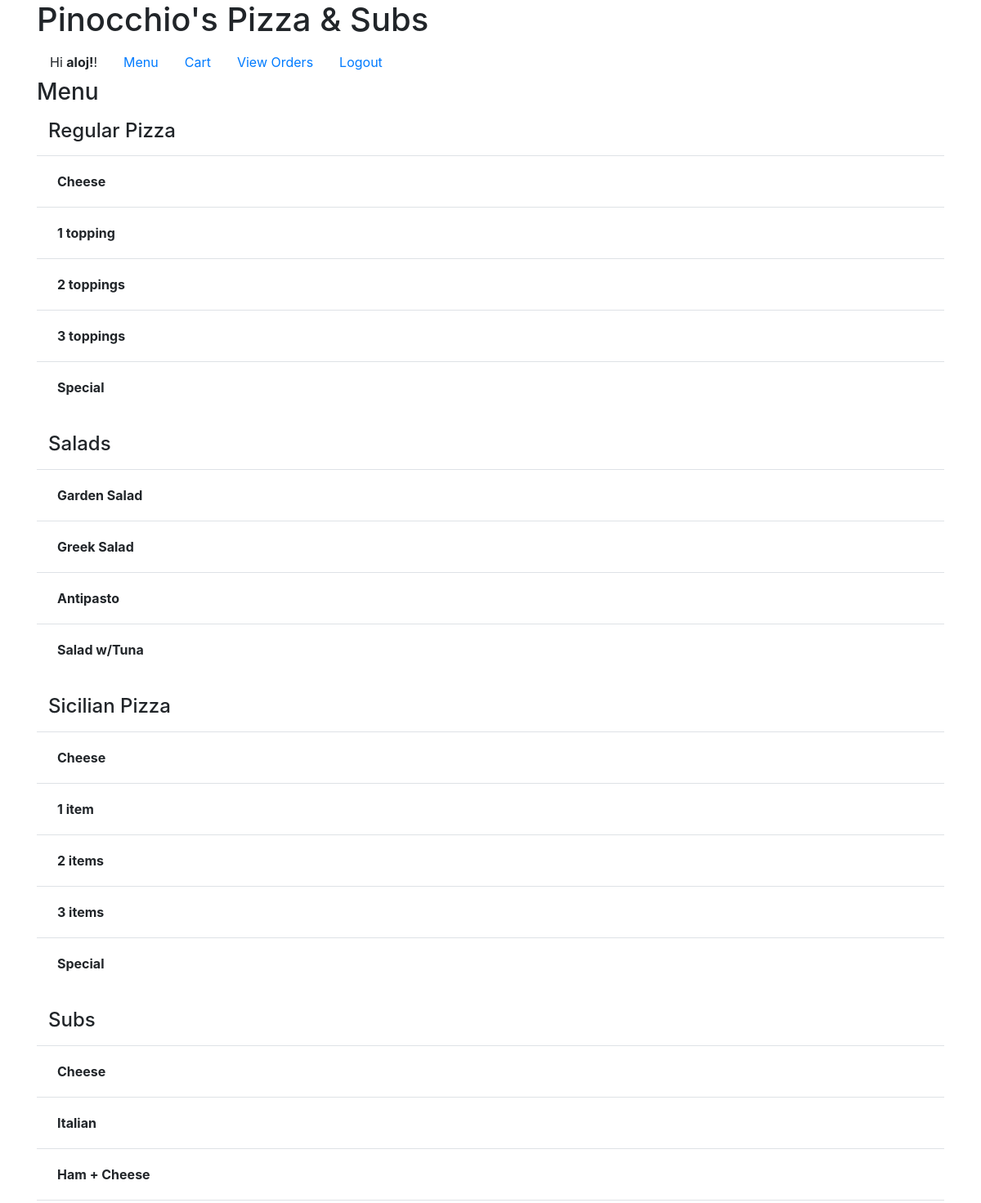
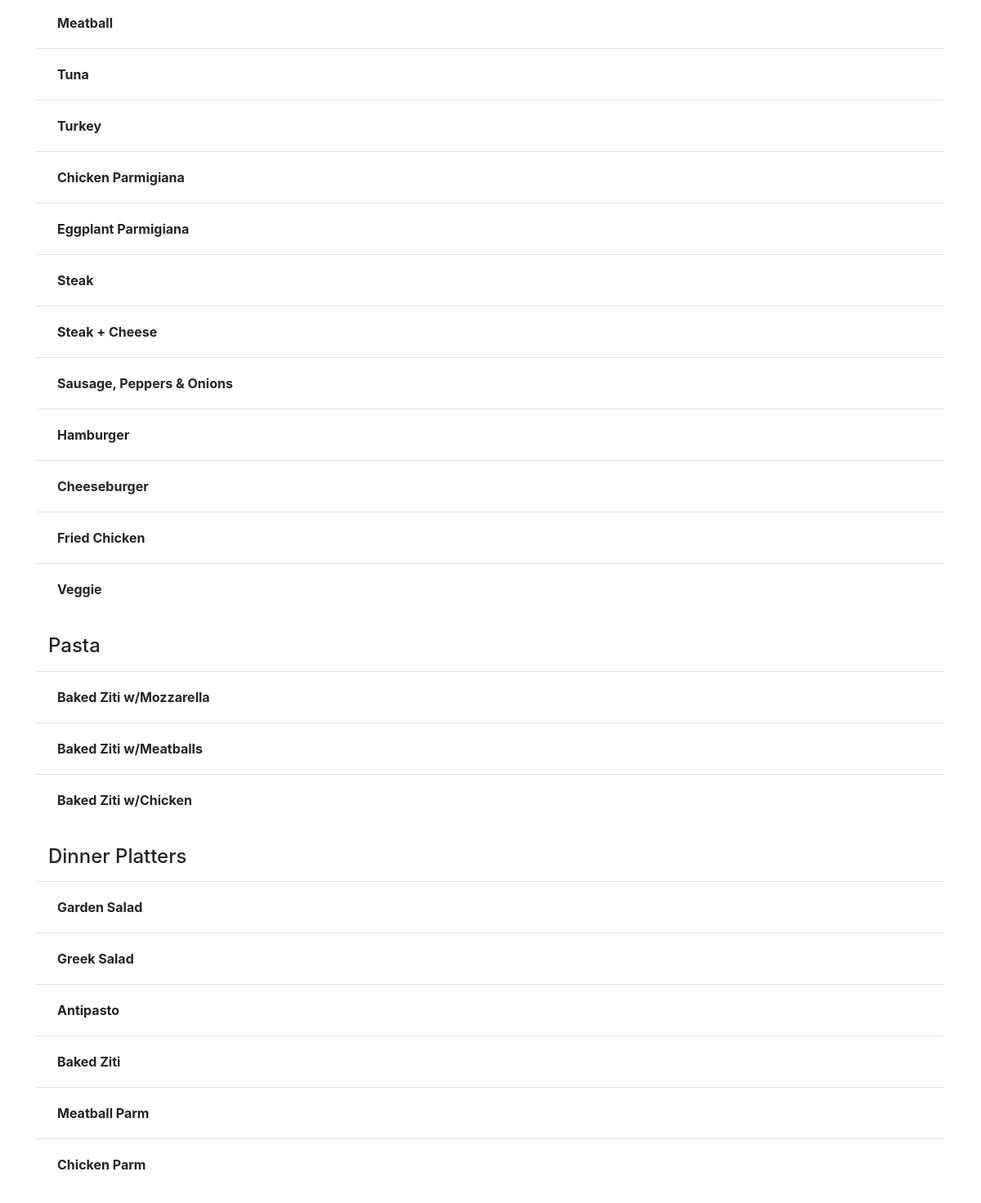
Screenshot of / (signed in) with the database file from the repository (2 pictures, top to bottom).
### orders/models.py (models this page shows, shortened)
class MenuSection(models.Model):
    title = models.CharField(max_length=30)
    global_available_toppings = models.ManyToManyField(Topping, blank=True)
    topping_price_is_included = models.BooleanField("Prices for toppings are included in the price of the dish")
    def __str__(self):
        return self.title

class Dish(models.Model):
    name = models.CharField(max_length=30)
    min_global_toppings = models.PositiveSmallIntegerField(default=0)
    max_global_toppings = models.PositiveSmallIntegerField(default=0)
    min_local_toppings = models.PositiveSmallIntegerField(default=0)
    max_local_toppings = models.PositiveSmallIntegerField(default=0)
    price = models.DecimalField(max_digits=4, decimal_places=2, null=True, blank=True)
    price_small = models.DecimalField("Small size price", max_digits=4, decimal_places=2, null=True, blank=True)
    price_large = models.DecimalField("Large size price", max_digits=4, decimal_places=2, null=True, blank=True)
    menu_section = models.ForeignKey(MenuSection, on_delete=models.CASCADE)
    local_available_toppings = models.ManyToManyField(Topping, blank=True)

### orders/views.py (the view)
# urls.py: path("", views.menu, name="menu"),
def menu(request):
    menu = [
        {
            'title': str(menu_section),
            'dishes': menu_section.dish_set.all()
        } for menu_section in MenuSection.objects.all()
    ]
    return render(request, 'orders/menu.html', {'menu': menu})

### orders/templates/orders/menu.html (shortened to what this page needs)
{% extends 'base.html' %}
{% block subheading %}Menu{% endblock %}
{% block content %}
{% for data in menu %}
<h4 class="menu_section">{{ data.title }}</h4>
<table class="table table-hover">
  {% for dish in data.dishes %}
  <tr>
    <td>
      <form method='POST' action='/dish/'>
        <div class="menu_item_info">
          <input type="submit" name='dish' value="{{ dish.name }}" class="btn btn-link btn-block" style="color: inherit; text-decoration: none;">
        </div>
      </form>
    </td>
  </tr>
  {% endfor %}
</table>
{% endfor %}
{% endblock %}

### pinocchios/templates/base.html (shortened to what this page needs)
<!DOCTYPE html>
<html>
<head>
    <link rel="stylesheet" href="https://stackpath.bootstrapcdn.com/bootstrap/4.1.3/css/bootstrap.min.css">
</head>
<body>
<main>
<div class="container">
<h1>{% block heading %}Pinocchio's Pizza & Subs{% endblock %}</h1>
<nav class="nav">
    {% if user.is_authenticated %}<span class="nav-link">Hi <span class="font-weight-bold">{{ user.username }}</span>!</span>{% endif %}
    <a class="nav-link" href="/">Menu</a>
    {% if user.is_authenticated %}
    {% if user.customer %}<a class="nav-link" href="{% url 'cart' %}">Cart</a>{% endif %}
    <a class= "nav-link" href="{% url 'view_orders' %}">View{% if user.is_staff %} Customer{% endif %} Orders</a>
    {% else %}
    <a class="nav-link" href="{% url 'login' %}">Log in</a>
    <a class="nav-link" href="{% url 'signup' %}">Sign up</a>
    {% endif %}
    <a class="nav-link" href="{% url 'logout' %}">Logout</a>
</nav>
<h3>{% block subheading %}{% endblock %}</h3>
{% block content %}{% endblock %}
</div>
</main>
</body>
</html>

### orders/templates/orders/menu.html (style rules this page uses)
.menu_section { padding: 8px 14px; }
td { padding: 0rem !important; }
.menu_item_info input { padding: 1.125rem 1.5rem; color: #1d1d1d; font-weight: bold; text-align: left; }

### rows the page displays
MenuSection: title "Regular Pizza"
Dish: dish "Cheese"
Dish: dish "1 topping"
Dish: dish "2 toppings"
Dish: dish "3 toppings"
Dish: dish "Special"
MenuSection: title "Salads"
Dish: dish "Garden Salad"
Dish: dish "Greek Salad"
Dish: dish "Antipasto"
Dish: dish "Salad w/Tuna"
MenuSection: title "Sicilian Pizza"
Dish: dish "Cheese"
Dish: dish "1 item"
Dish: dish "2 items"
Dish: dish "3 items"
Dish: dish "Special"
MenuSection: title "Subs"
Dish: dish "Cheese"
Dish: dish "Italian"
Dish: dish "Ham + Cheese"
Dish: dish "Meatball"
Dish: dish "Tuna"
Dish: dish "Turkey"
Dish: dish "Chicken Parmigiana"
Dish: dish "Eggplant Parmigiana"
Dish: dish "Steak"
Dish: dish "Steak + Cheese"
Dish: dish "Sausage, Peppers & Onions"
Dish: dish "Hamburger"
Dish: dish "Cheeseburger"
Dish: dish "Fried Chicken"
Dish: dish "Veggie"
MenuSection: title "Pasta"
Dish: dish "Baked Ziti w/Mozzarella"
Dish: dish "Baked Ziti w/Meatballs"
Dish: dish "Baked Ziti w/Chicken"
MenuSection: title "Dinner Platters"
Dish: dish "Garden Salad"
Dish: dish "Greek Salad"
Dish: dish "Antipasto"
Dish: dish "Baked Ziti"
Dish: dish "Meatball Parm"
Dish: dish "Chicken Parm"

### other values shown
{{ user.username }} "aloj!"
